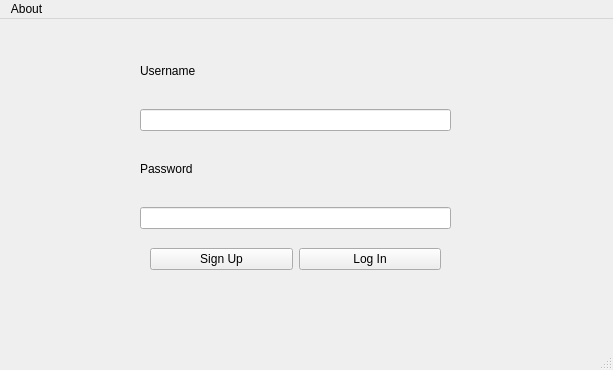
<?xml version="1.0" encoding="UTF-8"?>
<ui version="4.0">
 <class>MainWindow</class>
 <widget class="QMainWindow" name="MainWindow">
  <property name="geometry">
   <rect>
    <x>0</x>
    <y>0</y>
    <width>613</width>
    <height>370</height>
   </rect>
  </property>
  <property name="windowTitle">
   <string>MainWindow</string>
  </property>
  <widget class="QWidget" name="centralwidget">
   <widget class="QWidget" name="verticalLayoutWidget">
    <property name="geometry">
     <rect>
      <x>140</x>
      <y>20</y>
      <width>311</width>
      <height>201</height>
     </rect>
    </property>
    <layout class="QVBoxLayout" name="verticalLayout">
     <item>
      <widget class="QLabel" name="label">
       <property name="maximumSize">
        <size>
         <width>16777215</width>
         <height>50</height>
        </size>
       </property>
       <property name="text">
        <string>Username</string>
       </property>
      </widget>
     </item>
     <item>
      <widget class="QLineEdit" name="un_input"/>
     </item>
     <item>
      <widget class="QLabel" name="label_2">
       <property name="enabled">
        <bool>true</bool>
       </property>
       <property name="maximumSize">
        <size>
         <width>16777215</width>
         <height>50</height>
        </size>
       </property>
       <property name="text">
        <string>Password</string>
       </property>
      </widget>
     </item>
     <item>
      <widget class="QLineEdit" name="pw_input">
       <property name="echoMode">
        <enum>QLineEdit::Password</enum>
       </property>
      </widget>
     </item>
    </layout>
   </widget>
   <widget class="QWidget" name="horizontalLayoutWidget">
    <property name="geometry">
     <rect>
      <x>150</x>
      <y>220</y>
      <width>291</width>
      <height>41</height>
     </rect>
    </property>
    <layout class="QHBoxLayout" name="horizontalLayout">
     <item>
      <widget class="QPushButton" name="su_btn">
       <property name="text">
        <string>Sign Up</string>
       </property>
      </widget>
     </item>
     <item>
      <widget class="QPushButton" name="li_btn">
       <property name="text">
        <string>Log In</string>
       </property>
      </widget>
     </item>
    </layout>
   </widget>
   <widget class="QLabel" name="login_state">
    <property name="geometry">
     <rect>
      <x>110</x>
      <y>270</y>
      <width>371</width>
      <height>31</height>
     </rect>
    </property>
    <property name="sizePolicy">
     <sizepolicy hsizetype="Fixed" vsizetype="Fixed">
      <horstretch>0</horstretch>
      <verstretch>0</verstretch>
     </sizepolicy>
    </property>
    <property name="text">
     <string/>
    </property>
   </widget>
  </widget>
  <widget class="QMenuBar" name="menubar">
   <property name="geometry">
    <rect>
     <x>0</x>
     <y>0</y>
     <width>613</width>
     <height>22</height>
    </rect>
   </property>
   <widget class="QMenu" name="menuAbout">
    <property name="title">
     <string>About</string>
    </property>
    <addaction name="separator"/>
    <addaction name="actionTrina2"/>
    <addaction name="actionRobopuppet"/>
    <addaction name="actionFeedback"/>
   </widget>
   <addaction name="menuAbout"/>
  </widget>
  <widget class="QStatusBar" name="statusbar"/>
  <action name="actionTrina2">
   <property name="icon">
    <iconset>
     <normaloff>pics/Hiro_Logo_WPITheme-300x108.png</normaloff>pics/Hiro_Logo_WPITheme-300x108.png</iconset>
   </property>
   <property name="text">
    <string>Trina2</string>
   </property>
  </action>
  <action name="actionRobopuppet">
   <property name="text">
    <string>Robopuppet</string>
   </property>
  </action>
  <action name="actionFeedback">
   <property name="text">
    <string>Feedback</string>
   </property>
  </action>
 </widget>
 <resources/>
 <connections/>
</ui>
